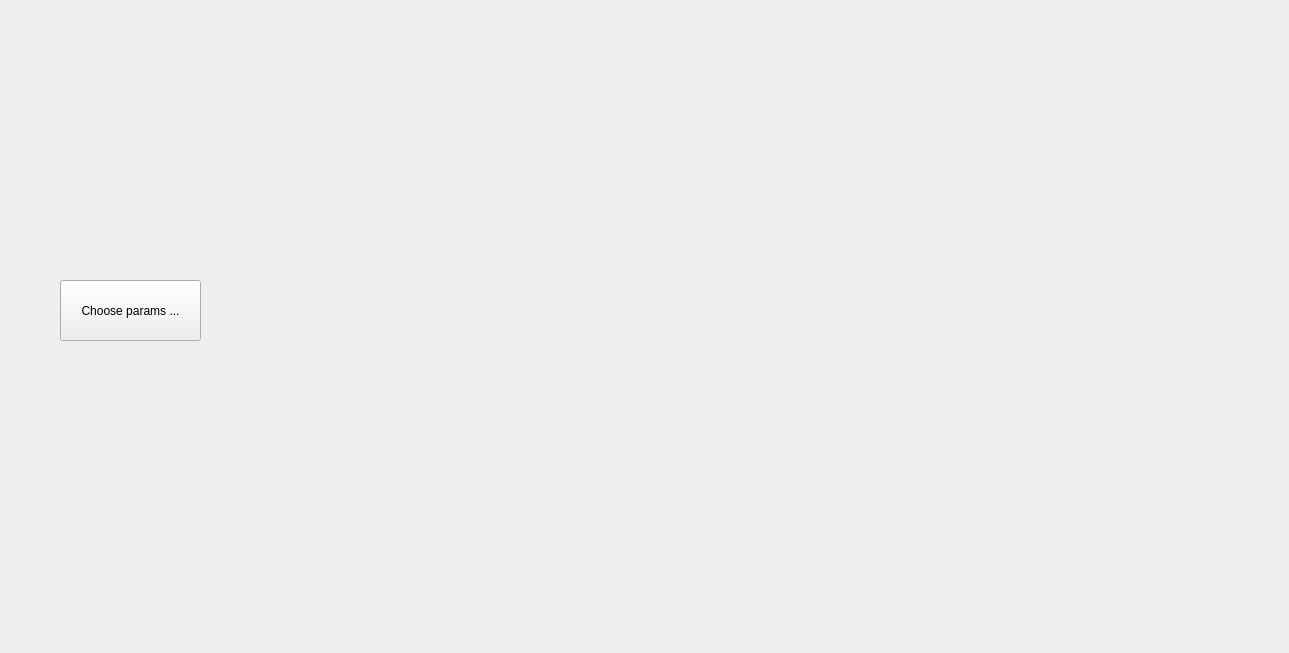
<?xml version="1.0" encoding="UTF-8"?>
<ui version="4.0">
 <class>FunctionOptimization</class>
 <widget class="QWidget" name="FunctionOptimization">
  <property name="geometry">
   <rect>
    <x>0</x>
    <y>0</y>
    <width>1289</width>
    <height>653</height>
   </rect>
  </property>
  <property name="windowTitle">
   <string>FunctionOptimization</string>
  </property>
  <widget class="QCustomPlot" name="customPlot" native="true">
   <property name="geometry">
    <rect>
     <x>240</x>
     <y>10</y>
     <width>1041</width>
     <height>631</height>
    </rect>
   </property>
  </widget>
  <widget class="QPushButton" name="pushButton">
   <property name="geometry">
    <rect>
     <x>60</x>
     <y>280</y>
     <width>141</width>
     <height>61</height>
    </rect>
   </property>
   <property name="text">
    <string>Choose params ...</string>
   </property>
  </widget>
 </widget>
 <layoutdefault spacing="6" margin="11"/>
 <customwidgets>
  <customwidget>
   <class>QCustomPlot</class>
   <extends>QWidget</extends>
   <header>../../qcustomplot.h</header>
   <container>1</container>
  </customwidget>
 </customwidgets>
 <resources/>
 <connections/>
</ui>
